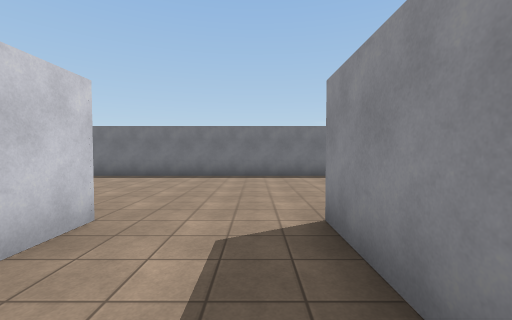
view 1 (above)

24 first-person views from a walk through a Unity game level. The camera is 1.5 m above the floor, tilts 2° down and sees 90° across. The floor is counted in squares, 2 m on a side. Each view is taken from the middle of a square. On the plan, view 1 faces up. The plan holds only what a view shows up to about 9 squares ahead; the rest is blank. The place goes on beyond the plan. Surface patterns are stand-ins for the level's own textures.

view 2
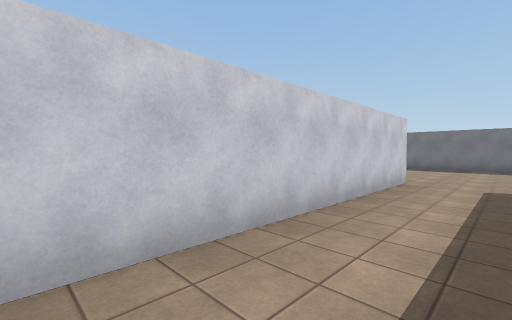

view 3
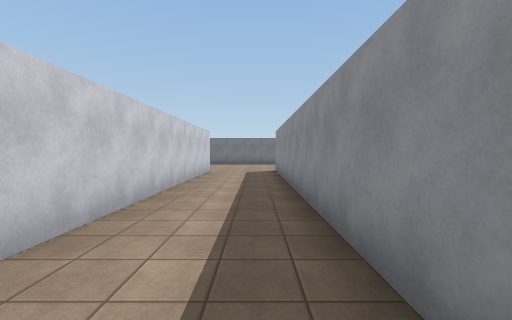

view 4
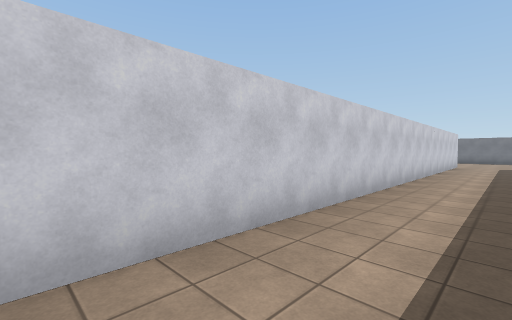

view 5
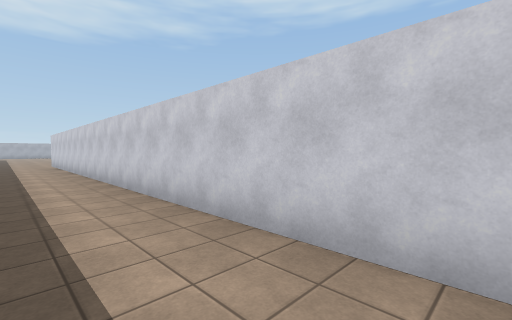

view 6
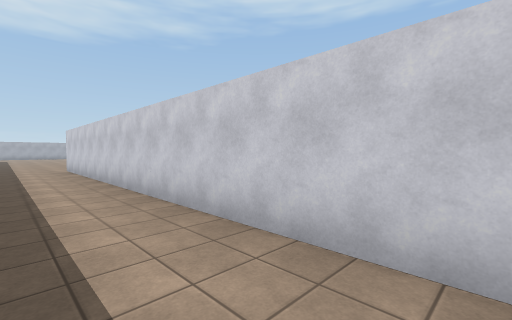

view 7
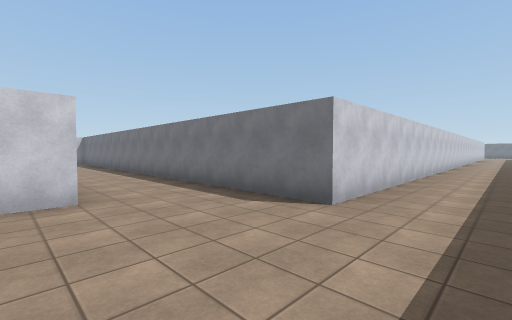

view 8
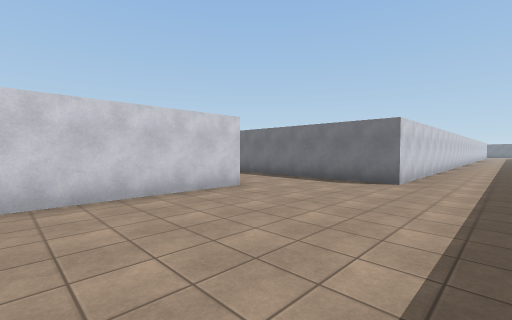

view 9
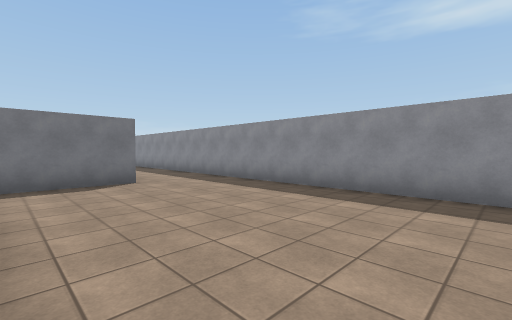

view 10
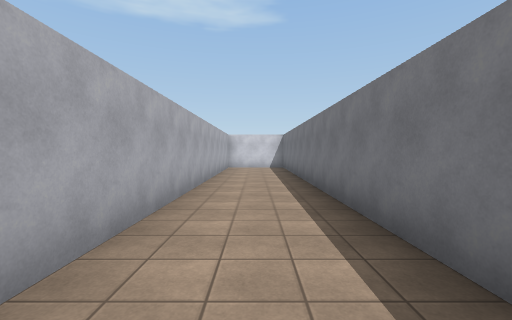

view 11
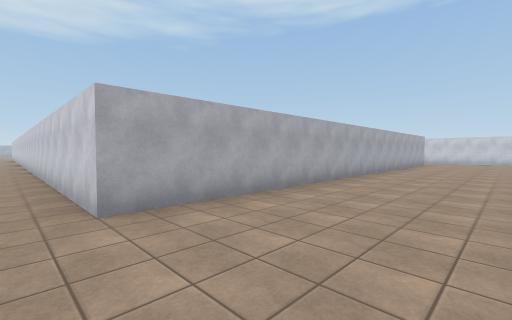

view 12
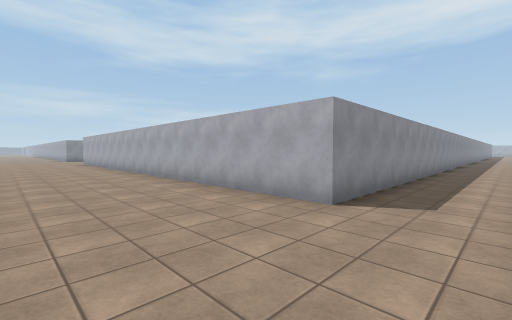

view 13
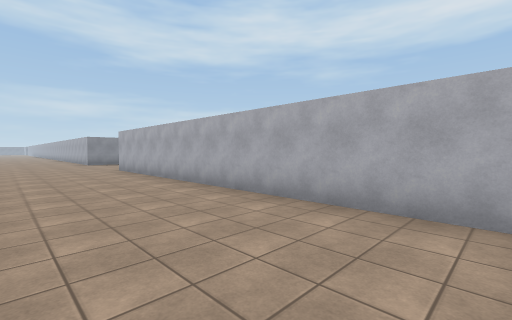

view 14
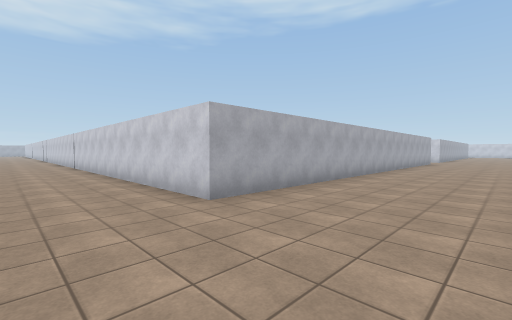

view 15
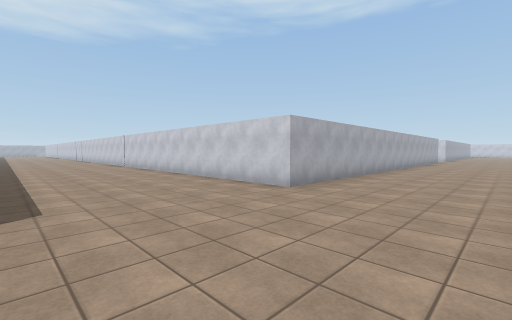

view 16
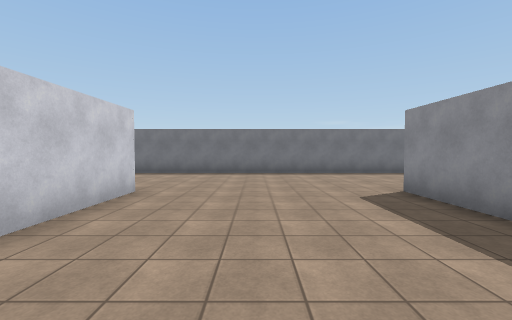

view 17
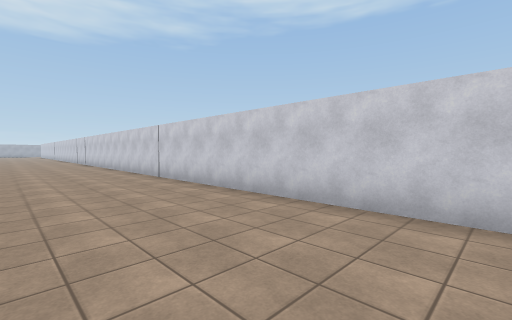

view 18
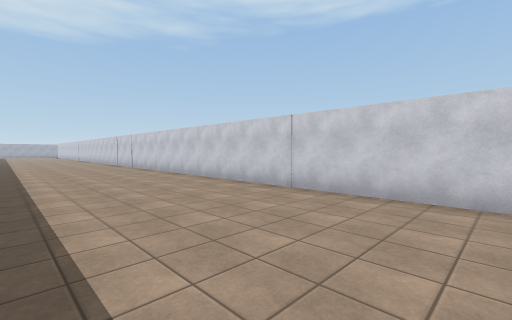

view 19
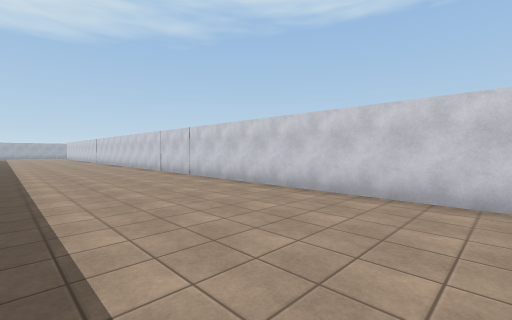

view 20
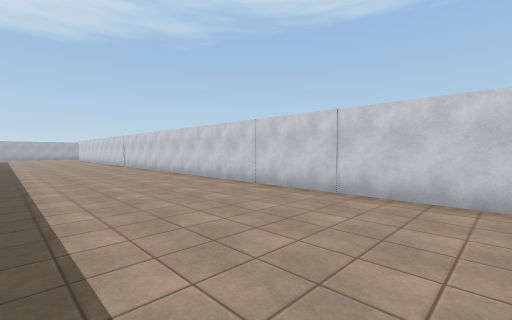

view 21
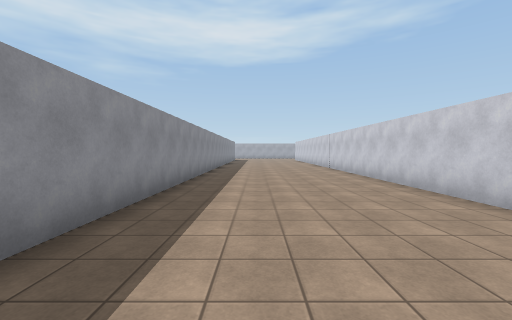

view 22
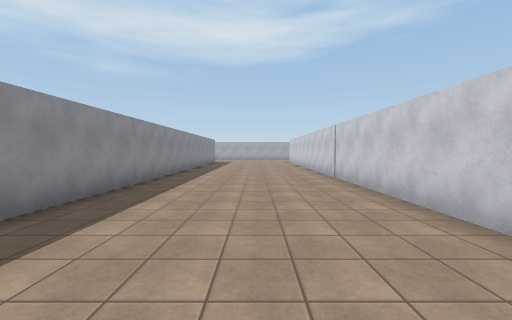

view 23
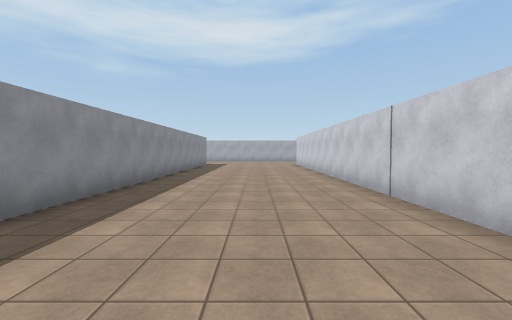

view 24
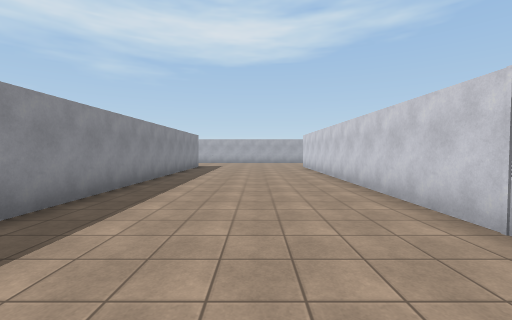

### Floor plan
Points are (right, up) in squares from view 1. A wall is a line through its corners. A room is listed if a view was taken in it or the views show most of it. See-through windows are left out.
Room 1 (views 1, 2, 3, 4, 5, 6, 7, 8, 9, 10)
walls: (-4.2, -27.1) (-4.2, -31.1); (0.8, -31.1) (0.8, -23); (0.8, -6.4) (0.8, 2.7); (-13.5, -27.2) (-6.1, -27.2); (-1.7, 2.7) (-1.7, -24.7) (-13.5, -24.7)
ways out: opening at (-0.5, 2) to room 2
Room 2 (views 11, 12, 13, 14, 15, 16, 17, 18, 19, 20, 21, 22, 23, 24)
walls: (20.7, 0.6) (20.7, 2.8); (23.1, 6.7) (13.8, 6.7); (0.8, 2.7) (15.7, 2.7) (15.7, -31.5); (2.1, 7.8) (-5, 7.8); (20.7, -31.5) (20.7, -17.6); (-10.5, 2.7) (-1.7, 2.7)
ways out: opening at (-0.5, 2) to room 1

Where each view was taken, in squares from view 1:
view 1: 0 up, 0 right, facing up
view 2: 4 down, 0 right, facing up-left
view 3: 7 down, 0 right, facing up
view 4: 12 down, 0 right, facing up-left
view 5: 9 down, 0 right, facing down-left
view 6: 13 down, 0 right, facing down-left
view 7: 28 down, 0 right, facing up-left
view 8: 31 down, 0 right, facing up-left
view 9: 31 down, 4 left, facing up-right
view 10: 26 down, 5 left, facing left
view 11: 6 up, 1 left, facing down-left
view 12: 6 up, 1 left, facing down-right
view 13: 6 up, 5 right, facing down-right
view 14: 6 up, 18 right, facing down-left
view 15: 6 up, 20 right, facing down-left
view 16: 2 down, 18 right, facing up
view 17: 0 up, 19 right, facing down-left
view 18: 4 down, 20 right, facing down-left
view 19: 9 down, 20 right, facing down-left
view 20: 14 down, 20 right, facing down-left
view 21: 16 down, 19 right, facing down
view 22: 20 down, 18 right, facing down
view 23: 23 down, 18 right, facing down
view 24: 25 down, 18 right, facing down
